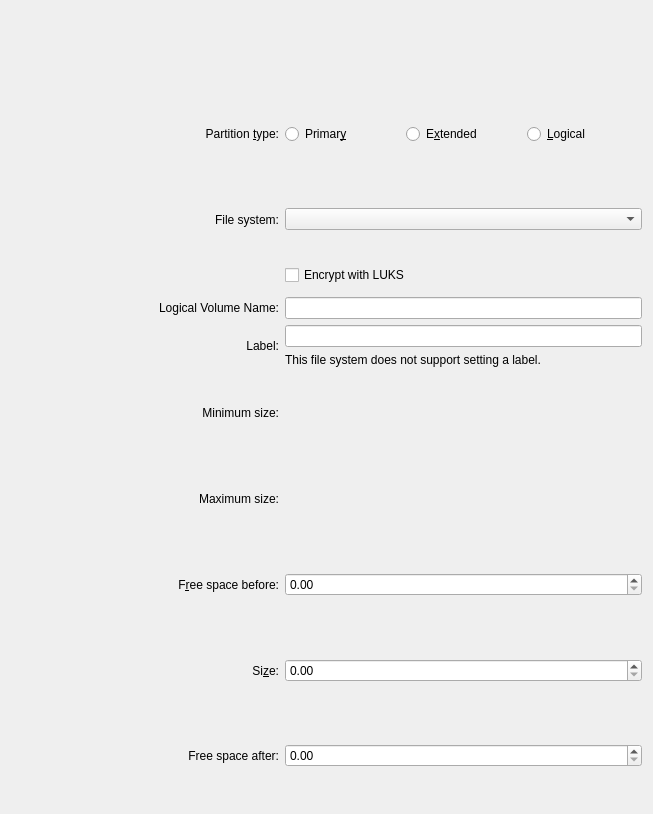
<?xml version="1.0" encoding="UTF-8"?>
<ui version="4.0">
 <author>
SPDX-FileCopyrightText: 2008-2010 Volker Lanz &lt;vl@fidra.de&gt;
SPDX-FileCopyrightText: 2013-2016 Andrius Štikonas &lt;andrius@stikonas.eu&gt;
SPDX-FileCopyrightText: 2015-2016 Teo Mrnjavac &lt;teo@kde.org&gt;
SPDX-FileCopyrightText: 2016 Chantara Tith &lt;tith.chantara@gmail.com&gt;
SPDX-License-Identifier: GPL-3.0-or-later
 </author>
 <class>SizeDialogWidgetBase</class>
 <widget class="QWidget" name="SizeDialogWidgetBase">
  <property name="geometry">
   <rect>
    <x>0</x>
    <y>0</y>
    <width>653</width>
    <height>814</height>
   </rect>
  </property>
  <layout class="QGridLayout" name="gridLayout">
   <item row="11" column="0">
    <widget class="QLabel" name="m_LabelFreeBefore">
     <property name="sizePolicy">
      <sizepolicy hsizetype="Preferred" vsizetype="Expanding">
       <horstretch>3</horstretch>
       <verstretch>0</verstretch>
      </sizepolicy>
     </property>
     <property name="text">
      <string comment="@label:listbox">F&amp;ree space before:</string>
     </property>
     <property name="alignment">
      <set>Qt::AlignRight|Qt::AlignTrailing|Qt::AlignVCenter</set>
     </property>
     <property name="buddy">
      <cstring>m_SpinFreeBefore</cstring>
     </property>
    </widget>
   </item>
   <item row="1" column="0" colspan="2">
    <spacer name="verticalSpacer">
     <property name="orientation">
      <enum>Qt::Vertical</enum>
     </property>
     <property name="sizeType">
      <enum>QSizePolicy::Fixed</enum>
     </property>
     <property name="sizeHint" stdset="0">
      <size>
       <width>470</width>
       <height>17</height>
      </size>
     </property>
    </spacer>
   </item>
   <item row="12" column="1">
    <widget class="FormattedSpinBox" name="m_SpinCapacity">
     <property name="minimum">
      <double>0.000000000000000</double>
     </property>
     <property name="maximum">
      <double>999999999.000000000000000</double>
     </property>
    </widget>
   </item>
   <item row="3" column="0">
    <widget class="QLabel" name="m_LabelFileSystem">
     <property name="sizePolicy">
      <sizepolicy hsizetype="Preferred" vsizetype="Expanding">
       <horstretch>0</horstretch>
       <verstretch>0</verstretch>
      </sizepolicy>
     </property>
     <property name="text">
      <string comment="@label:listbox">File system:</string>
     </property>
     <property name="alignment">
      <set>Qt::AlignRight|Qt::AlignTrailing|Qt::AlignVCenter</set>
     </property>
     <property name="buddy">
      <cstring>m_ComboFileSystem</cstring>
     </property>
    </widget>
   </item>
   <item row="4" column="1">
    <widget class="QCheckBox" name="m_CheckBoxEncrypt">
     <property name="toolTip">
      <string>Set up encryption for this filesystem with LUKS. You will be asked to provide a passphrase.</string>
     </property>
     <property name="text">
      <string>Encrypt with LUKS</string>
     </property>
    </widget>
   </item>
   <item row="10" column="0">
    <widget class="QLabel" name="label_5">
     <property name="sizePolicy">
      <sizepolicy hsizetype="Preferred" vsizetype="Expanding">
       <horstretch>0</horstretch>
       <verstretch>0</verstretch>
      </sizepolicy>
     </property>
     <property name="text">
      <string comment="@label">Maximum size:</string>
     </property>
     <property name="alignment">
      <set>Qt::AlignRight|Qt::AlignTrailing|Qt::AlignVCenter</set>
     </property>
    </widget>
   </item>
   <item row="10" column="1">
    <widget class="QLabel" name="m_LabelMaxSize">
     <property name="textInteractionFlags">
      <set>Qt::LinksAccessibleByMouse|Qt::TextSelectableByKeyboard|Qt::TextSelectableByMouse</set>
     </property>
    </widget>
   </item>
   <item row="2" column="1">
    <layout class="QHBoxLayout" name="horizontalLayout">
     <item>
      <widget class="QRadioButton" name="m_RadioPrimary">
       <property name="text">
        <string>Primar&amp;y</string>
       </property>
      </widget>
     </item>
     <item>
      <widget class="QRadioButton" name="m_RadioExtended">
       <property name="text">
        <string>E&amp;xtended</string>
       </property>
      </widget>
     </item>
     <item>
      <widget class="QRadioButton" name="m_RadioLogical">
       <property name="text">
        <string>&amp;Logical</string>
       </property>
      </widget>
     </item>
    </layout>
   </item>
   <item row="8" column="1">
    <layout class="QVBoxLayout" name="verticalLayout">
     <item>
      <widget class="QLineEdit" name="m_EditLabel"/>
     </item>
     <item>
      <widget class="QLabel" name="m_LabelTextNoSetLabel">
       <property name="text">
        <string comment="@label">This file system does not support setting a label.</string>
       </property>
       <property name="wordWrap">
        <bool>true</bool>
       </property>
      </widget>
     </item>
    </layout>
   </item>
   <item row="0" column="0" colspan="2">
    <widget class="PartResizerWidget" name="m_PartResizerWidget" native="true">
     <property name="minimumSize">
      <size>
       <width>400</width>
       <height>60</height>
      </size>
     </property>
     <property name="maximumSize">
      <size>
       <width>16777215</width>
       <height>60</height>
      </size>
     </property>
    </widget>
   </item>
   <item row="3" column="1">
    <layout class="QVBoxLayout" name="verticalLayout_2">
     <item>
      <widget class="QComboBox" name="m_ComboFileSystem"/>
     </item>
    </layout>
   </item>
   <item row="2" column="0">
    <widget class="QLabel" name="m_LabelRole">
     <property name="sizePolicy">
      <sizepolicy hsizetype="Preferred" vsizetype="Expanding">
       <horstretch>0</horstretch>
       <verstretch>0</verstretch>
      </sizepolicy>
     </property>
     <property name="text">
      <string comment="@label:listbox">Partition &amp;type:</string>
     </property>
     <property name="alignment">
      <set>Qt::AlignRight|Qt::AlignTrailing|Qt::AlignVCenter</set>
     </property>
     <property name="buddy">
      <cstring>m_RadioPrimary</cstring>
     </property>
    </widget>
   </item>
   <item row="8" column="0">
    <widget class="QLabel" name="m_LabelTextLabel">
     <property name="text">
      <string comment="@label">Label:</string>
     </property>
     <property name="alignment">
      <set>Qt::AlignRight|Qt::AlignTrailing|Qt::AlignVCenter</set>
     </property>
     <property name="buddy">
      <cstring>m_EditLabel</cstring>
     </property>
    </widget>
   </item>
   <item row="9" column="0">
    <widget class="QLabel" name="label_4">
     <property name="sizePolicy">
      <sizepolicy hsizetype="Preferred" vsizetype="Expanding">
       <horstretch>0</horstretch>
       <verstretch>0</verstretch>
      </sizepolicy>
     </property>
     <property name="text">
      <string comment="@label">Minimum size:</string>
     </property>
     <property name="alignment">
      <set>Qt::AlignRight|Qt::AlignTrailing|Qt::AlignVCenter</set>
     </property>
    </widget>
   </item>
   <item row="11" column="1">
    <widget class="FormattedSpinBox" name="m_SpinFreeBefore">
     <property name="sizePolicy">
      <sizepolicy hsizetype="Minimum" vsizetype="Fixed">
       <horstretch>4</horstretch>
       <verstretch>0</verstretch>
      </sizepolicy>
     </property>
     <property name="minimum">
      <double>0.000000000000000</double>
     </property>
     <property name="maximum">
      <double>999999999.000000000000000</double>
     </property>
    </widget>
   </item>
   <item row="12" column="0">
    <widget class="QLabel" name="label_2">
     <property name="sizePolicy">
      <sizepolicy hsizetype="Preferred" vsizetype="Expanding">
       <horstretch>0</horstretch>
       <verstretch>0</verstretch>
      </sizepolicy>
     </property>
     <property name="text">
      <string comment="@label:listbox">Si&amp;ze:</string>
     </property>
     <property name="alignment">
      <set>Qt::AlignRight|Qt::AlignTrailing|Qt::AlignVCenter</set>
     </property>
     <property name="buddy">
      <cstring>m_SpinCapacity</cstring>
     </property>
    </widget>
   </item>
   <item row="13" column="0">
    <widget class="QLabel" name="m_LabelFreeAfter">
     <property name="sizePolicy">
      <sizepolicy hsizetype="Preferred" vsizetype="Expanding">
       <horstretch>0</horstretch>
       <verstretch>0</verstretch>
      </sizepolicy>
     </property>
     <property name="text">
      <string comment="@label:listbox">Free space after:</string>
     </property>
     <property name="alignment">
      <set>Qt::AlignRight|Qt::AlignTrailing|Qt::AlignVCenter</set>
     </property>
     <property name="buddy">
      <cstring>m_SpinFreeAfter</cstring>
     </property>
    </widget>
   </item>
   <item row="13" column="1">
    <widget class="FormattedSpinBox" name="m_SpinFreeAfter">
     <property name="minimum">
      <double>0.000000000000000</double>
     </property>
     <property name="maximum">
      <double>999999999.000000000000000</double>
     </property>
    </widget>
   </item>
   <item row="14" column="0" colspan="2">
    <spacer name="verticalSpacer_2">
     <property name="orientation">
      <enum>Qt::Vertical</enum>
     </property>
     <property name="sizeType">
      <enum>QSizePolicy::Fixed</enum>
     </property>
     <property name="sizeHint" stdset="0">
      <size>
       <width>470</width>
       <height>7</height>
      </size>
     </property>
    </spacer>
   </item>
   <item row="5" column="0" colspan="2">
    <widget class="KNewPasswordWidget" name="m_EditPassphrase"/>
   </item>
   <item row="9" column="1">
    <widget class="QLabel" name="m_LabelMinSize">
     <property name="textInteractionFlags">
      <set>Qt::LinksAccessibleByMouse|Qt::TextSelectableByKeyboard|Qt::TextSelectableByMouse</set>
     </property>
    </widget>
   </item>
   <item row="6" column="0">
    <widget class="QLabel" name="m_LabelTextLVName">
     <property name="text">
      <string>Logical Volume Name:</string>
     </property>
     <property name="alignment">
      <set>Qt::AlignRight|Qt::AlignTrailing|Qt::AlignVCenter</set>
     </property>
    </widget>
   </item>
   <item row="6" column="1">
    <widget class="QLineEdit" name="m_EditLVName">
     <property name="enabled">
      <bool>true</bool>
     </property>
    </widget>
   </item>
  </layout>
 </widget>
 <customwidgets>
  <customwidget>
   <class>KNewPasswordWidget</class>
   <extends>QWidget</extends>
   <header>knewpasswordwidget.h</header>
  </customwidget>
  <customwidget>
   <class>PartResizerWidget</class>
   <extends>QWidget</extends>
   <header>kpmcore/gui/partresizerwidget.h</header>
   <container>1</container>
  </customwidget>
  <customwidget>
   <class>FormattedSpinBox</class>
   <extends>QDoubleSpinBox</extends>
   <header>gui/formattedspinbox.h</header>
  </customwidget>
 </customwidgets>
 <tabstops>
  <tabstop>m_RadioPrimary</tabstop>
  <tabstop>m_RadioExtended</tabstop>
  <tabstop>m_RadioLogical</tabstop>
  <tabstop>m_ComboFileSystem</tabstop>
  <tabstop>m_CheckBoxEncrypt</tabstop>
  <tabstop>m_EditLVName</tabstop>
  <tabstop>m_EditLabel</tabstop>
  <tabstop>m_SpinFreeBefore</tabstop>
  <tabstop>m_SpinCapacity</tabstop>
  <tabstop>m_SpinFreeAfter</tabstop>
 </tabstops>
 <resources/>
 <connections/>
</ui>
